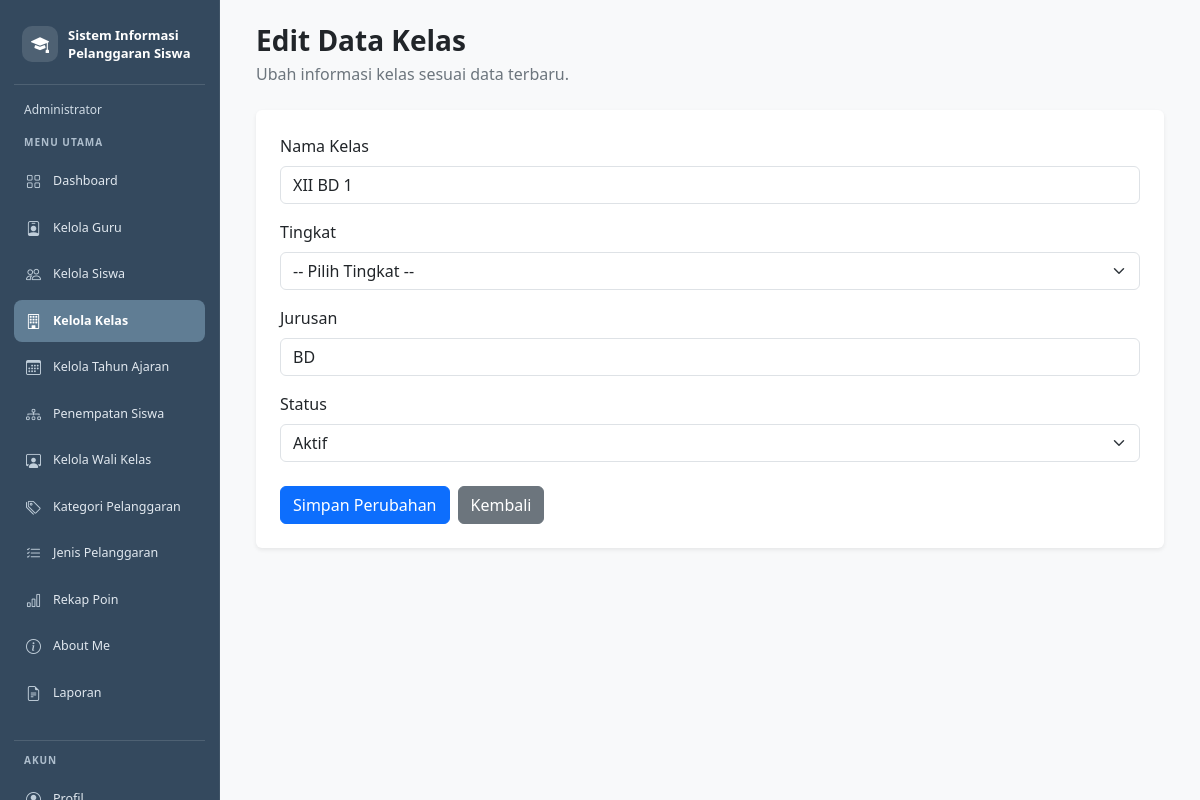
/edit_kelas.php?id=48 (signed in), run on the app's committed database.
### tables this page shows
CREATE TABLE `t_kelas` (
  `id` int(11) NOT NULL,
  `nama` varchar(100) NOT NULL,
  `tingkat` varchar(20) NOT NULL,
  `jurusan` varchar(100) NOT NULL,
  `status_aktif` tinyint(1) NOT NULL,
  `created_at` timestamp NULL DEFAULT current_timestamp(),
  `updated_at` timestamp NULL DEFAULT current_timestamp()
);

### edit_kelas.php (the view, shortened to what this page needs)
<?php
include "config/koneksi.php";
$id = isset($_GET['id']) ? (int) $_GET['id'] : 0;
$stmt = mysqli_prepare(
    $koneksi,
    "SELECT id, nama, tingkat, jurusan, status_aktif
     FROM t_kelas
     WHERE id = ?"
);
mysqli_stmt_bind_param($stmt, "i", $id);
mysqli_stmt_execute($stmt);
$hasil = mysqli_stmt_get_result($stmt);
$kelas = mysqli_fetch_assoc($hasil);
$nama = $kelas['nama'];
$jurusan = $kelas['jurusan'];
$status_aktif = (string) $kelas['status_aktif'];
?>
<!DOCTYPE html>
<html lang="id">
<head>
    <link href="https://cdn.jsdelivr.net/npm/bootstrap@5.3.8/dist/css/bootstrap.min.css"
          rel="stylesheet">
</head>
<body class="bg-light">
<?php include "includes/sidebar.php"; ?>
<div class="konten-utama">
    <div class="container-fluid">
        <div class="mb-4">
            <h3 class="fw-bold mb-1">Edit Data Kelas</h3>
            <p class="text-secondary mb-0">
                Ubah informasi kelas sesuai data terbaru.
            </p>
        </div>
        <div class="card border-0 shadow-sm">
            <div class="card-body p-4">
                <form method="POST">
                    <div class="mb-3">
                        <label for="nama" class="form-label">Nama Kelas</label>
                        <input
                            type="text"
                            name="nama"
                            id="nama"
                            class="form-control"
                            value="<?= htmlspecialchars($nama) ?>"
                            required
                        >
                    </div>
                    <div class="mb-3">
                        <label for="tingkat" class="form-label">Tingkat</label>
                        <select name="tingkat" id="tingkat"
                                class="form-select" required>
                            <option value="">-- Pilih Tingkat --</option>
                        </select>
                    </div>
                    <div class="mb-3">
                        <label for="jurusan" class="form-label">Jurusan</label>
                        <input
                            type="text"
                            name="jurusan"
                            id="jurusan"
                            class="form-control"
                            value="<?= htmlspecialchars($jurusan) ?>"
                            required
                        >
                    </div>
                    <div class="mb-4">
                        <label for="status_aktif" class="form-label">Status</label>
                        <select name="status_aktif" id="status_aktif"
                                class="form-select" required>
                            <option value="1" <?= $status_aktif === '1' ? 'selected' : '' ?>>
                                Aktif
                            </option>
                        </select>
                    </div>
                    <div class="d-flex gap-2">
                        <button type="submit" class="btn btn-primary">
                            Simpan Perubahan
                        </button>
                        <a href="kelas.php" class="btn btn-secondary">
                            Kembali
                        </a>
                    </div>
                </form>
            </div>
        </div>
    </div>
</div>
</body>
</html>

### edit_kelas.php (style rules this page uses)
.konten-utama { margin-left: 220px; width: calc(100% - 220px); min-height: 100vh; padding: 24px; box-sizing: border-box; }

### data on the page
t_kelas: nama "XII BD 1", jurusan "BD", status_aktif "Aktif"

### other printed values
$labelRole "Administrator"
$menu[0] "Dashboard"
$menu[0] "Kelola Guru"
$menu[0] "Kelola Siswa"
$menu[0] "Kelola Kelas"
$menu[0] "Kelola Tahun Ajaran"
$menu[0] "Penempatan Siswa"
$menu[0] "Kelola Wali Kelas"
$menu[0] "Kategori Pelanggaran"
$menu[0] "Jenis Pelanggaran"
$menu[0] "Rekap Poin"
$menu[0] "About Me"
$menu[0] "Laporan"
